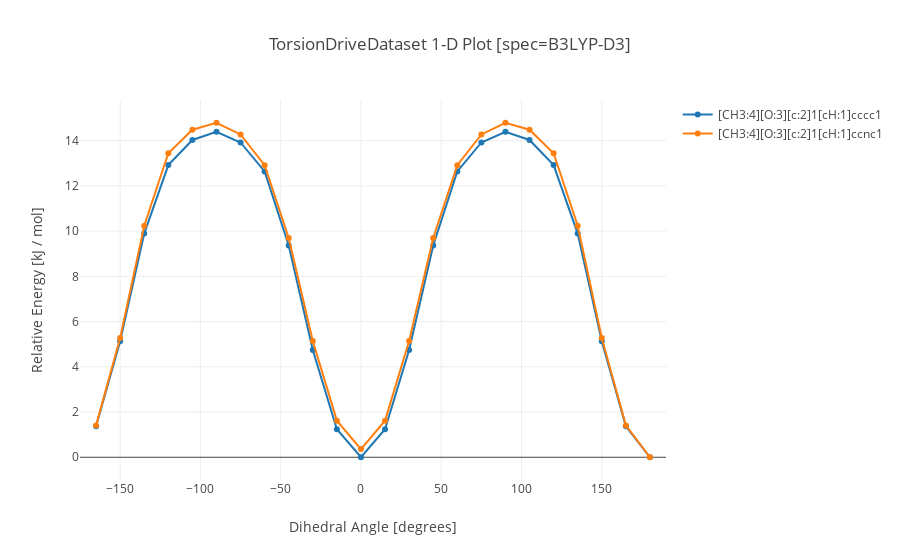

Notebook code for this chart:
### Markdown cell above
## Visualizing the TorsionDrives

TorsionDrives can be visualized via the ``visualize`` command. Multiple torsiondrives can be plotted on the same graph for comparison.

### Code cell
ds.visualize(["[CH3:4][O:3][c:2]1[cH:1]cccc1", "[CH3:4][O:3][c:2]1[cH:1]ccnc1"], "B3LYP-D3", units="kJ / mol")

### Figure 1 — Plotly figure (JSON) as saved in the notebook; plotly's stock layout.template omitted (floating-point values rounded to 4 significant figures)
{"data": [{"mode": "lines+markers", "name": "[CH3:4][O:3][c:2]1[cH:1]cccc1", "type": "scatter", "uid": "8c385991-d58f-409d-a884-f30222a4ddb4", "x": [-165, -150, -135, -120, -105, -90, -75, -60, -45, -30, -15, 0, 15, 30, 45, 60, 75, 90, 105, 120, 135, 150, 165, 180], "y": [1.371, 5.132, 9.891, 12.92, 14.03, 14.39, 13.92, 12.64, 9.364, 4.74, 1.24, 0, 1.24, 4.74, 9.364, 12.64, 13.92, 14.39, 14.03, 12.92, 9.891, 5.132, 1.371, 0]}, {"mode": "lines+markers", "name": "[CH3:4][O:3][c:2]1[cH:1]ccnc1", "type": "scatter", "uid": "bf9c55c4-aa55-4f92-9642-1f98632579a6", "x": [-165, -150, -135, -120, -105, -90, -75, -60, -45, -30, -15, 0, 15, 30, 45, 60, 75, 90, 105, 120, 135, 150, 165, 180], "y": [1.409, 5.27, 10.24, 13.45, 14.48, 14.79, 14.28, 12.92, 9.7, 5.137, 1.619, 0.361, 1.619, 5.137, 9.7, 12.92, 14.28, 14.79, 14.48, 13.45, 10.24, 5.27, 1.409, 0]}], "layout": {"title": {"text": "TorsionDriveDataset 1-D Plot [spec=B3LYP-D3]"}, "xaxis": {"range": [-175, 190], "title": {"text": "Dihedral Angle [degrees]"}, "zeroline": false}, "yaxis": {"title": {"text": "Relative Energy [kJ / mol]"}, "zeroline": true}}}
